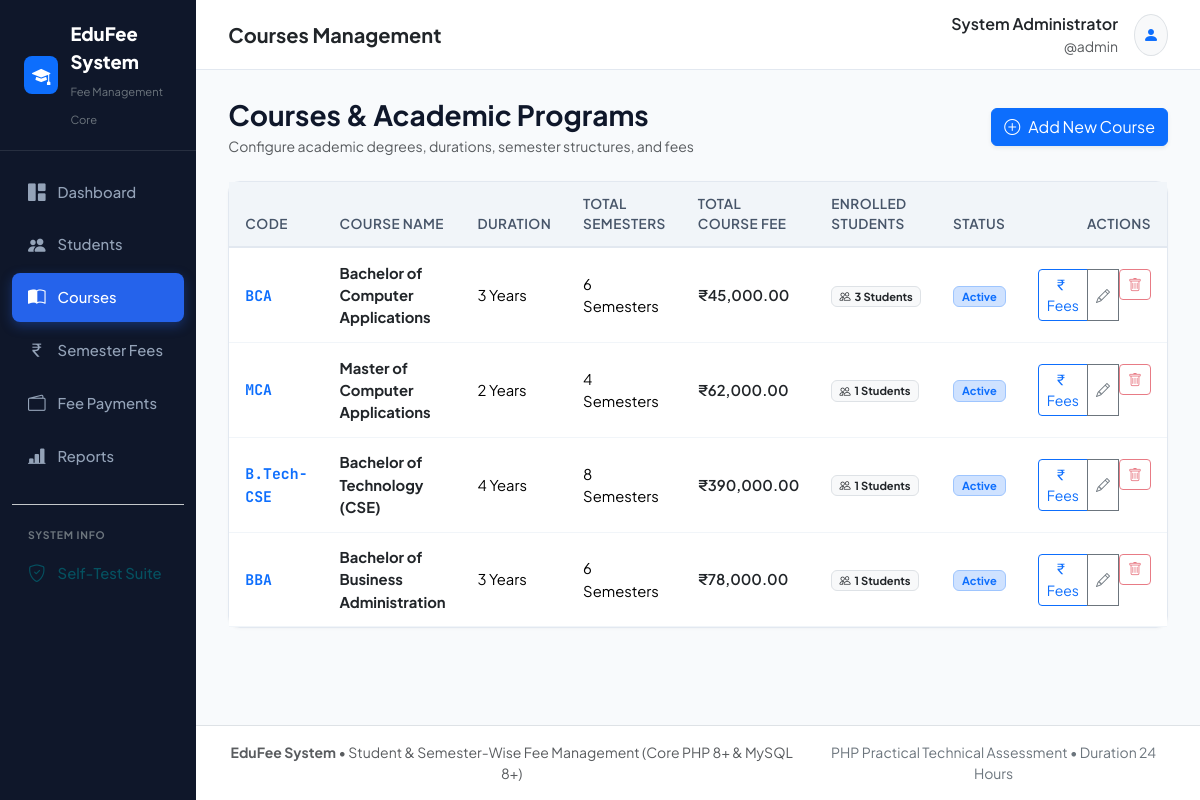
The app's page /fee_management_pure_php/courses.php (signed in) with its own data.
### tables this page shows
CREATE TABLE `courses` (
  `id` INT UNSIGNED AUTO_INCREMENT PRIMARY KEY,
  `name` VARCHAR(100) NOT NULL,
  `code` VARCHAR(20) NOT NULL UNIQUE,
  `duration` VARCHAR(50) NOT NULL COMMENT 'e.g. 3 Years, 2 Years',
  `total_semesters` TINYINT UNSIGNED NOT NULL DEFAULT 6,
  `status` ENUM('Active', 'Inactive') NOT NULL DEFAULT 'Active',
  `created_at` TIMESTAMP DEFAULT CURRENT_TIMESTAMP,
  `updated_at` TIMESTAMP DEFAULT CURRENT_TIMESTAMP ON UPDATE CURRENT_TIMESTAMP,
  INDEX `idx_course_code` (`code`),
  INDEX `idx_course_status` (`status`)
);

### fee_management_pure_php/courses.php (the view, shortened to what this page needs)
<?php
require_once __DIR__ . '/includes/functions.php';
$pdo = getDBConnection();
$courses = $pdo->query("
    SELECT c.*,
           (SELECT COUNT(*) FROM students s WHERE s.course_id = c.id) AS student_count,
           (SELECT COALESCE(SUM(cs.fee), 0) FROM course_semesters cs WHERE cs.course_id = c.id) AS total_curriculum_fee
    FROM courses c
    ORDER BY c.id ASC
")->fetchAll();
require_once __DIR__ . '/includes/header.php';
?>
<div class="d-flex flex-column flex-md-row justify-content-between align-items-md-center gap-3 mb-4">
    <div>
        <h3 class="fw-bold mb-1">Courses &amp; Academic Programs</h3>
        <p class="text-muted small mb-0">Configure academic degrees, durations, semester structures, and fees</p>
    </div>
    <button type="button" class="btn btn-primary d-inline-flex align-items-center gap-2 shadow-sm" data-bs-toggle="modal" data-bs-target="#courseModal" onclick="prepareAddCourse()">
        <i class="bi bi-plus-circle"></i> Add New Course
    </button>
</div>
<div class="card card-custom">
    <div class="table-responsive">
        <table class="table table-custom table-hover mb-0">
            <thead>
                <tr>
                    <th>Code</th>
                    <th>Course Name</th>
                    <th>Duration</th>
                    <th>Total Semesters</th>
                    <th>Total Course Fee</th>
                    <th>Enrolled Students</th>
                    <th>Status</th>
                    <th class="text-end">Actions</th>
                </tr>
            </thead>
            <tbody>
                <?php if (empty($courses)): ?>
                    <tr>
                        <td colspan="8" class="text-center py-4 text-muted">No courses configured yet.</td>
                    </tr>
                <?php else: ?>
                    <?php foreach ($courses as $c): ?>
                        <tr>
                            <td><span class="mono fw-bold text-primary"><?= sanitize($c['code']) ?></span></td>
                            <td class="fw-bold text-dark"><?= sanitize($c['name']) ?></td>
                            <td><?= sanitize($c['duration']) ?></td>
                            <td><?= (int)$c['total_semesters'] ?> Semesters</td>
                            <td class="fw-semibold text-dark"><?= format_currency($c['total_curriculum_fee']) ?></td>
                            <td>
                                <span class="badge bg-light text-dark border">
                                    <i class="bi bi-people me-1"></i><?= (int)$c['student_count'] ?> Students
                                </span>
                            </td>
                            <td><?= get_status_badge($c['status']) ?></td>
                            <td class="text-end">
                                <div class="btn-group">
                                    <a href="semester_fees.php?course_id=<?= (int)$c['id'] ?>" class="btn btn-sm btn-outline-primary" title="Setup Semester Fees">
                                        <i class="bi bi-currency-rupee me-1"></i> Fees
                                    </a>
                                    <button type="button" class="btn btn-sm btn-outline-secondary" title="Edit Course" onclick='prepareEditCourse(<?= json_encode($c) ?>)'>
                                        <i class="bi bi-pencil"></i>
                                    </button>
                                    <form method="POST" action="courses.php" style="display:inline;" onsubmit="return confirm('Delete course <?= sanitize($c['name']) ?>?');">
                                        <button type="submit" class="btn btn-sm btn-outline-danger" title="Delete Course" <?= ($c['student_count'] > 0) ? 'disabled title="Cannot delete course with enrolled students"' : '' ?>>
                                            <i class="bi bi-trash"></i>
                                        </button>
                                    </form>
                                </div>
                            </td>
                        </tr>
                    <?php endforeach; ?>
                <?php endif; ?>
            </tbody>
        </table>
    </div>
</div>
<?php require_once __DIR__ . '/includes/footer.php'; ?>

### fee_management_pure_php/includes/functions.php (shortened to what this page needs)
<?php
function sanitize(?string $data): string
{
    return htmlspecialchars(trim($data), ENT_QUOTES, 'UTF-8');
}
function format_currency(float|int|string $amount): string
{
    $num = (float)$amount;
    return '₹' . number_format($num, 2);
}
function get_status_badge(string $status): string
{
    $status = ucfirst(strtolower(trim($status)));
    return match ($status) {
        'Paid'    => '<span class="badge bg-success-subtle text-success border border-success-subtle px-2 py-1"><i class="bi bi-check-circle-fill me-1"></i>Paid</span>',
        'Partial' => '<span class="badge bg-warning-subtle text-warning-emphasis border border-warning-subtle px-2 py-1"><i class="bi bi-pie-chart-fill me-1"></i>Partial</span>',
        'Pending' => '<span class="badge bg-danger-subtle text-danger border border-danger-subtle px-2 py-1"><i class="bi bi-clock-fill me-1"></i>Pending</span>',
        'Active'  => '<span class="badge bg-primary-subtle text-primary border border-primary-subtle px-2 py-1">Active</span>',
        'Inactive'=> '<span class="badge bg-secondary-subtle text-secondary border border-secondary-subtle px-2 py-1">Inactive</span>',
        default   => '<span class="badge bg-light text-dark border px-2 py-1">' . sanitize($status) . '</span>'
    };
}

### fee_management_pure_php/includes/header.php (style rules this page uses)
:root { --edu-primary: #1e3a8a; --edu-primary-dark: #0f172a; --edu-accent: #2563eb; --edu-bg: #f8fafc; --edu-card-bg: #ffffff; --edu-text: #0f172a; --edu-text-muted: #64748b; --edu-border: #e2e8f0; }
body { font-family: 'Plus Jakarta Sans', system-ui, -apple-system, sans-serif; background-color: var(--edu-bg); color: var(--edu-text); min-height: 100vh; display: flex; flex-direction: column; }
.mono { font-family: 'JetBrains Mono', monospace; }
.card-custom { background: #ffffff; border: 1px solid var(--edu-border); border-radius: 12px; box-shadow: 0 1px 3px rgba(0,0,0,0.03); transition: transform 0.2s, box-shadow 0.2s; }
.table-custom thead th { background-color: #f1f5f9; color: #475569; font-weight: 600; font-size: 0.85rem; text-transform: uppercase; letter-spacing: 0.03em; border-bottom: 2px solid var(--edu-border); padding: 0.75rem 1rem; }
.table-custom tbody td { vertical-align: middle; padding: 0.85rem 1rem; border-color: #f1f5f9; font-size: 0.925rem; }

### records on screen
courses: code "BCA", name "Bachelor of Computer Applications", duration "3 Years", total_semesters "6", total_curriculum_fee "₹45,000.00", student_count "3", status "Active"
courses: code "MCA", name "Master of Computer Applications", duration "2 Years", total_semesters "4", total_curriculum_fee "₹62,000.00", student_count "1", status "Active"
courses: code "B.Tech-CSE", name "Bachelor of Technology (CSE)", duration "4 Years", total_semesters "8", total_curriculum_fee "₹390,000.00", student_count "1", status "Active"
courses: code "BBA", name "Bachelor of Business Administration", duration "3 Years", total_semesters "6", total_curriculum_fee "₹78,000.00", student_count "1", status "Active"

### other values on screen
$page_title "Courses Management"
$_SESSION['admin_name'] "System Administrator"
$_SESSION['admin_user'] "admin"
